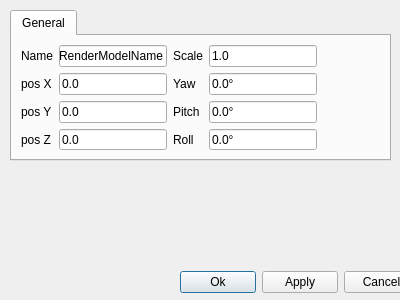
<?xml version="1.0" encoding="UTF-8"?>
<ui version="4.0">
 <class>RenderModelDetailDialog</class>
 <widget class="QDialog" name="RenderModelDetailDialog">
  <property name="windowModality">
   <enum>Qt::NonModal</enum>
  </property>
  <property name="geometry">
   <rect>
    <x>0</x>
    <y>0</y>
    <width>400</width>
    <height>300</height>
   </rect>
  </property>
  <property name="windowTitle">
   <string>Details</string>
  </property>
  <widget class="QTabWidget" name="verticalTabWidget">
   <property name="geometry">
    <rect>
     <x>10</x>
     <y>10</y>
     <width>381</width>
     <height>151</height>
    </rect>
   </property>
   <property name="tabPosition">
    <enum>QTabWidget::North</enum>
   </property>
   <property name="tabShape">
    <enum>QTabWidget::Rounded</enum>
   </property>
   <property name="currentIndex">
    <number>0</number>
   </property>
   <property name="usesScrollButtons">
    <bool>true</bool>
   </property>
   <property name="documentMode">
    <bool>false</bool>
   </property>
   <property name="tabsClosable">
    <bool>false</bool>
   </property>
   <property name="movable">
    <bool>false</bool>
   </property>
   <widget class="QWidget" name="verticalTabWidgetPage1" native="true">
    <attribute name="title">
     <string>General</string>
    </attribute>
    <layout class="QVBoxLayout" name="verticalLayout">
     <item>
      <layout class="QGridLayout" name="modelGridLayout">
       <item row="0" column="0">
        <widget class="QLabel" name="label">
         <property name="text">
          <string>Name</string>
         </property>
        </widget>
       </item>
       <item row="1" column="1">
        <widget class="QLineEdit" name="xLineEdit">
         <property name="text">
          <string>0.0</string>
         </property>
        </widget>
       </item>
       <item row="0" column="4">
        <spacer name="horizontalSpacer">
         <property name="orientation">
          <enum>Qt::Horizontal</enum>
         </property>
         <property name="sizeHint" stdset="0">
          <size>
           <width>40</width>
           <height>20</height>
          </size>
         </property>
        </spacer>
       </item>
       <item row="3" column="0">
        <widget class="QLabel" name="label_5">
         <property name="text">
          <string>pos Z</string>
         </property>
        </widget>
       </item>
       <item row="2" column="2">
        <widget class="QLabel" name="label_6">
         <property name="text">
          <string>Pitch</string>
         </property>
        </widget>
       </item>
       <item row="3" column="2">
        <widget class="QLabel" name="label_7">
         <property name="text">
          <string>Roll</string>
         </property>
        </widget>
       </item>
       <item row="2" column="3">
        <widget class="QLineEdit" name="pitchLineEdit">
         <property name="text">
          <string>0.0°</string>
         </property>
        </widget>
       </item>
       <item row="0" column="1">
        <widget class="QLineEdit" name="nameLineEdit">
         <property name="text">
          <string>RenderModelName</string>
         </property>
        </widget>
       </item>
       <item row="3" column="3">
        <widget class="QLineEdit" name="rollLineEdit">
         <property name="text">
          <string>0.0°</string>
         </property>
        </widget>
       </item>
       <item row="2" column="1">
        <widget class="QLineEdit" name="yLineEdit">
         <property name="text">
          <string>0.0</string>
         </property>
        </widget>
       </item>
       <item row="1" column="0">
        <widget class="QLabel" name="label_2">
         <property name="text">
          <string>pos X</string>
         </property>
        </widget>
       </item>
       <item row="0" column="3">
        <widget class="QLineEdit" name="scaleLineEdit">
         <property name="text">
          <string>1.0</string>
         </property>
        </widget>
       </item>
       <item row="2" column="0">
        <widget class="QLabel" name="label_4">
         <property name="text">
          <string>pos Y</string>
         </property>
        </widget>
       </item>
       <item row="3" column="1">
        <widget class="QLineEdit" name="zLineEdit">
         <property name="text">
          <string>0.0</string>
         </property>
        </widget>
       </item>
       <item row="1" column="2">
        <widget class="QLabel" name="label_3">
         <property name="text">
          <string>Yaw</string>
         </property>
        </widget>
       </item>
       <item row="1" column="3">
        <widget class="QLineEdit" name="yawLineEdit">
         <property name="text">
          <string>0.0°</string>
         </property>
        </widget>
       </item>
       <item row="0" column="2">
        <widget class="QLabel" name="label_8">
         <property name="text">
          <string>Scale</string>
         </property>
        </widget>
       </item>
      </layout>
     </item>
    </layout>
   </widget>
  </widget>
  <widget class="QWidget" name="horizontalLayoutWidget">
   <property name="geometry">
    <rect>
     <x>180</x>
     <y>270</y>
     <width>239</width>
     <height>25</height>
    </rect>
   </property>
   <layout class="QHBoxLayout" name="buttonHorizontalLayout">
    <item>
     <widget class="QPushButton" name="confirmButton">
      <property name="text">
       <string>Ok</string>
      </property>
     </widget>
    </item>
    <item>
     <widget class="QPushButton" name="applyButton">
      <property name="text">
       <string>Apply</string>
      </property>
     </widget>
    </item>
    <item>
     <widget class="QPushButton" name="cancelButton">
      <property name="text">
       <string>Cancel</string>
      </property>
     </widget>
    </item>
   </layout>
  </widget>
 </widget>
 <resources/>
 <connections/>
</ui>
